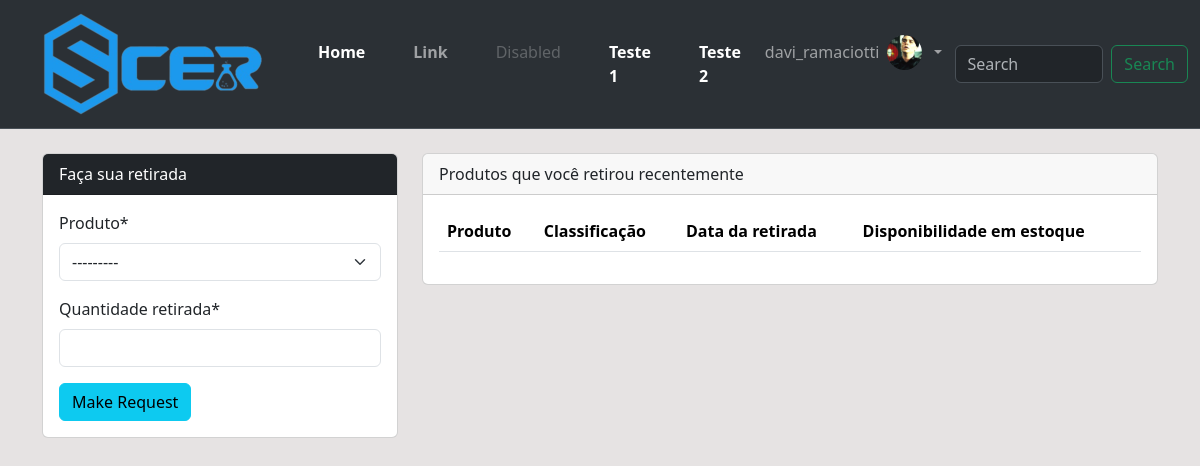
The app's page /estatisticas/ (signed in), older data.
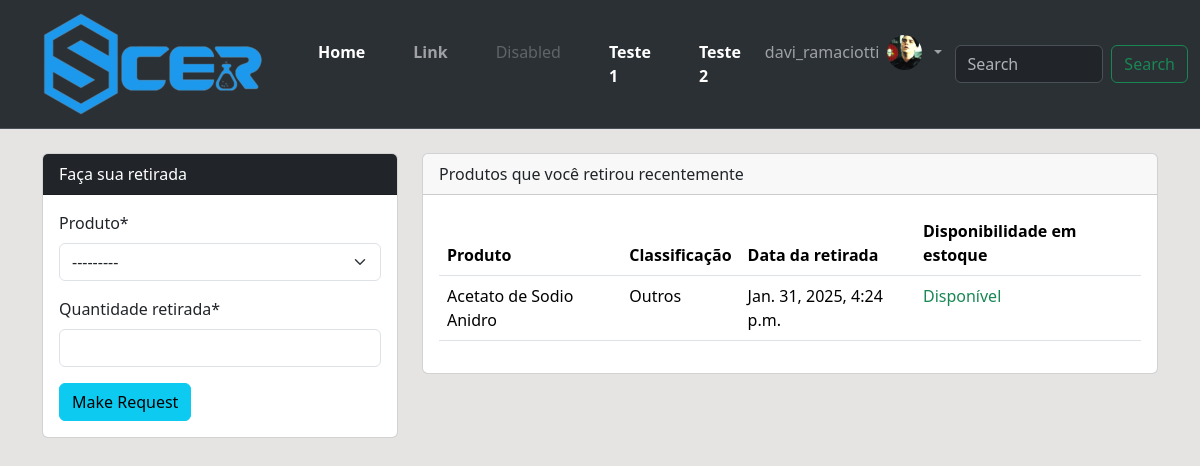
The same page, newer data.
### estatisticas/models.py (models this page shows, shortened)
class Retirada(models.Model):
    produto = models.ForeignKey(Produto, on_delete=models.CASCADE, null=True)
    staff = models.ForeignKey(User, models.CASCADE, null=True)
    quantidade_retirada = models.DecimalField(max_digits=19, decimal_places=4, null=True)
    data = models.DateTimeField(auto_now_add=True)

class Produto(models.Model):
    nome = models.CharField(max_length=200, null=True)
    classificacao = models.CharField(max_length=200, choices=CLASSIFICACAO , null=True)
    quantidade = models.DecimalField(max_digits=19, decimal_places=4, null=True)
    def __str__(self):
        return f'{self.nome}'

### estatisticas/views.py (the view)
# urls.py: path('estatisticas/', views.index, name="estatisticas-index"),
@login_required(login_url='user-login', ) # está configurado nas settings > login_url.
def index(request):
    retiradas = Retirada.objects.all()
    if request.method == "POST":
        form = RetiradaForm(request.POST)
        if form.is_valid():
            instance = form.save(commit=False) # Não se salva o formulario imediatamente para que seja possivel adicionar o usuario
            instance.staff = request.user   # Adiciona-se o usuário às informações do formulario aqui
            instance.save()     #Agora sim, pode-se salvar.
            return redirect('estatisticas-index')
    else:
        form = RetiradaForm()
    context = {
        'retiradas':retiradas,
        'form': form,
    }
    return render(request, 'estatisticas/index.html', context)

### estatisticas/forms.py
class RetiradaForm(forms.ModelForm):
    class Meta:
        model = Retirada
        fields = ['produto', 'quantidade_retirada']

### templates/estatisticas/index.html (shortened to what the changed rows need)
{% extends 'partials/base.html' %}
{% load crispy_forms_tags %}
{% block content%}
{% if user.is_authenticated and user.is_staff %}
 {% include 'partials/topnav.html' %}
<div class="container">
    <div class="row my-5">
        <div class="col-md-6">
            <div class="bg-white">
                <canvas id="myChart1" width="400" height="300"></canvas>
                <script>
                    var ctx = document.getElementById('myChart1').getContext('2d');
                    var myChart1 = new Chart(ctx, {
                        type: 'pie',
                        data: {
                            labels: ['Red', 'Blue', 'Yellow', 'Green', 'Purple', 'Orange'],
                            datasets: [{
                                label: 'Products',
                                data: [12, 19, 3, 5, 2, 3],
                                backgroundColor: [
                                    'rgba(255, 99, 132, 1)',
                                    'rgba(54, 162, 235, 1)',
                                    'rgba(255, 206, 86, 1)',
                                    'rgba(75, 192, 192, 1)',
                                    'rgba(153, 102, 255, 1)',
                                    'rgba(255, 159, 64, 1)'
                                ],
                                borderColor: [
                                    'rgba(255, 99, 132, 1)',
                                    'rgba(54, 162, 235, 1)',
                                    'rgba(255, 206, 86, 1)',
                                    'rgba(75, 192, 192, 1)',
                                    'rgba(153, 102, 255, 1)',
                                    'rgba(255, 159, 64, 1)'
                                ],
                                borderWidth: 1
                            }]
                        },
                        options: {
                            scales: {
                                yAxes: [{
                                    ticks: {
                                        beginAtZero: true
                                    }
                                }]
                            }
                        }
                    });
                </script>
            </div>
        </div>
        <div class="col-md-6">
            <div class="bg-white">
                <canvas id="myChart" width="400" height="300"></canvas>
                <script>
                    var ctx = document.getElementById('myChart').getContext('2d');
                    var myChart = new Chart(ctx, {
                        type: 'bar',
                        data: {
                            labels: ['Red', 'Blue', 'Yellow', 'Green', 'Purple', 'Orange'],
                            datasets: [{
                                label: 'Products',
                                data: [12, 19, 3, 5, 2, 3],
                                backgroundColor: [
                                    'rgba(255, 99, 132, 1)',
                                    'rgba(54, 162, 235, 1)',
                                    'rgba(255, 206, 86, 1)',
                                    'rgba(75, 192, 192, 1)',
                                    'rgba(153, 102, 255, 1)',
                                    'rgba(255, 159, 64, 1)'
                                ],
                                borderColor: [
                                    'rgba(255, 99, 132, 1)',
                                    'rgba(54, 162, 235, 1)',
                                    'rgba(255, 206, 86, 1)',
                                    'rgba(75, 192, 192, 1)',
                                    'rgba(153, 102, 255, 1)',
                                    'rgba(255, 159, 64, 1)'
                                ],
                                borderWidth: 1
                            }]
                        },
                        options: {
                            scales: {
                                yAxes: [{
                                    ticks: {
                                        beginAtZero: true
                                    }
                                }]
                            }
                        }
                    });
                </script>
            </div>
        </div>
    </div>
</div>
{% else %}
{% include 'estatisticas/staff_index.html' %}
{% endif %}
{% endblock %}

### templates/estatisticas/staff_index.html (shortened to what this page needs)
{% load crispy_forms_tags %}
<div class="container">
    <div class="row mt-4">
        <div class="col-md-4">
            <div class="card">
                <div class="card-header bg-dark text-white">
                    Faça sua retirada
                </div>
                <div class="card-body ">
                    <form method="POST">
                        {{ form|crispy }}
                        <input class="btn btn-info btn-block" type="submit" value="Make Request">
                    </form>
                </div>
            </div>
        </div>
        <div class="col-md-8">
            <div class="card">
                <div class="card-header">
                    Produtos que você retirou recentemente
                </div>
                <div class="card-body">
                    <table class="table bg-white">
                        <thead class="bg-info bg-dark text-white">
                            <tr>
                                <th scope="col">Produto</th>
                                <th scope="col">Classificação</th>
                                <th scope="col">Data da retirada</th>
                                <th scope="col">Disponibilidade em estoque</th>
                            </tr>
                        </thead>
                        <tbody>
                            {% for retirada in retiradas %}
                            {% if retirada.staff == user%}
                            <tr>
                                <td> {{retirada.produto}} </td>
                                <td> {{retirada.produto.classificacao}} </td>
                                <td> {{retirada.data}} </td>
                                <td>
                                    {% if retirada.quantidade_retirada != 0 %}
                                    <p class="text-success">Disponível</p>
                                    {% else %}
                                    <p class="text-danger"> Indisponível </p>
                                    {% endif %}
                                </td>
                            </tr>
                            {% endif %}
                            {% endfor %}
                        </tbody>
                    </table>
                </div>
            </div>
        </div>
    </div>
</div>

Row changes from the older to the newer data that the page shows:
added Retirada: produto "Acetato de Sodio Anidro", produto.classificacao "Outros", data "Jan. 31, 2025, 4:24 p.m.", quantidade_retirada "Disponível"
